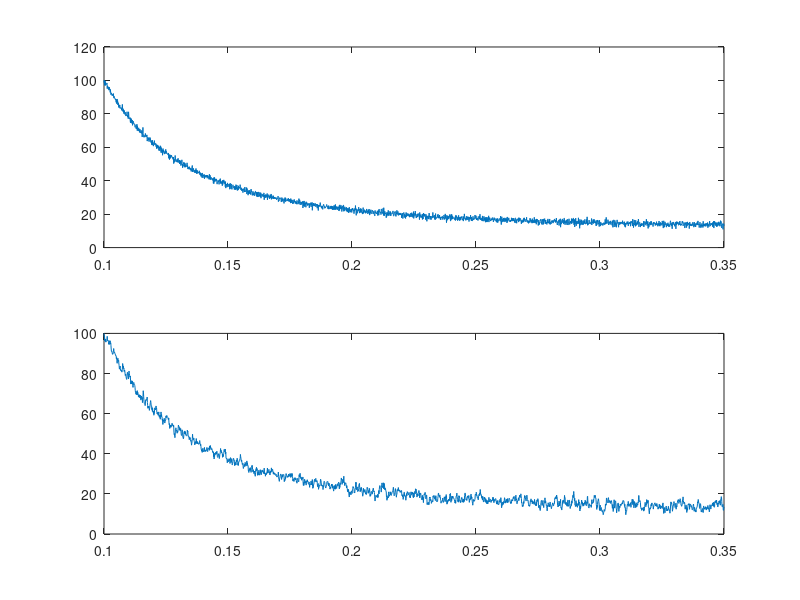
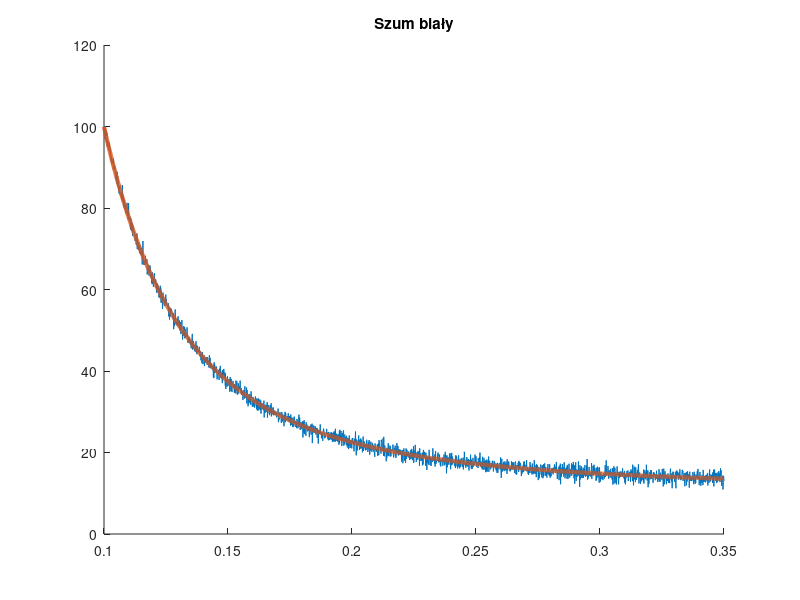
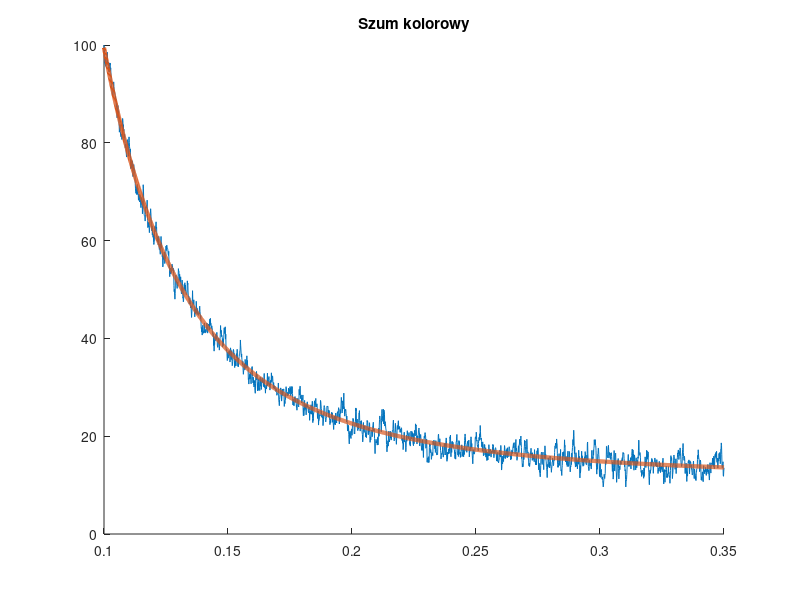

These figures' MATLAB source, in order:
close all; clear; clc;

%% Wyświetlenie danych pomiarowych
load IdentWsadowaStat.mat

n = 1:length(DaneStatW);
uW = DaneStatW(n, 1);
yW = DaneStatW(n, 2);
uC = DaneStatC(n, 1);
yC = DaneStatC(n, 2);
N = length(uW);

figure
subplot(2, 1, 1)
plot(uW, yW)
subplot(2, 1, 2)
plot(uC, yC)

%% Wyznaczenie regresora - szum biały
phi = zeros(4, N);
phi(1, :) = ones(1, N);
phi(2, :) = 1 ./ uW;
phi(3, :) = 1 ./ (uW .^ 2);
phi(4, :) = 1 ./ (uW .^ 3);

Phi = phi';

pLS = pinv(Phi) * yW;
yLS = pLS(1) + pLS(2) ./ uW + pLS(3) ./ (uW .^ 2) + pLS(4) ./ (uW .^ 3);

figure;
hold on
plot(uW, yW)
plot(uW, yLS, 'LineWidth', 3)
title('Szum biały')

%% Wyznaczenie regresora - szum kolorowy
phi = zeros(4, N);
phi(1, :) = ones(1, N);
phi(2, :) = 1 ./ uC;
phi(3, :) = 1 ./ (uC .^ 2);
phi(4, :) = 1 ./ (uC .^ 3);

Phi = phi';

pCLS = pinv(Phi) * yC;
yCLS = pCLS(1) + pCLS(2) ./ uC + pCLS(3) ./ (uC .^ 2) + pCLS(4) ./ (uC .^ 3);

figure;
hold on
plot(uC, yC)
plot(uC, yCLS, 'LineWidth', 3)
title('Szum kolorowy')

%% Macierz kowariancji
sig2 = 1 / (N - 4) * sum((yW - Phi * pLS).^2);
Cov = sig2 * inv(phi * Phi);

PU95_1_min = pLS(1) - 1.96 * sqrt(Cov(1, 1));
PU95_1_max = pLS(1) + 1.96 * sqrt(Cov(1, 1));

PU95_2_min = pLS(2) - 1.96 * sqrt(Cov(2, 2));
PU95_2_max = pLS(2) + 1.96 * sqrt(Cov(2, 2));

PU95_3_min = pLS(3) - 1.96 * sqrt(Cov(3, 3));
PU95_3_max = pLS(3) + 1.96 * sqrt(Cov(3, 3));

PU95_4_min = pLS(4) - 1.96 * sqrt(Cov(4, 4));
PU95_4_max = pLS(4) + 1.96 * sqrt(Cov(4, 4));
